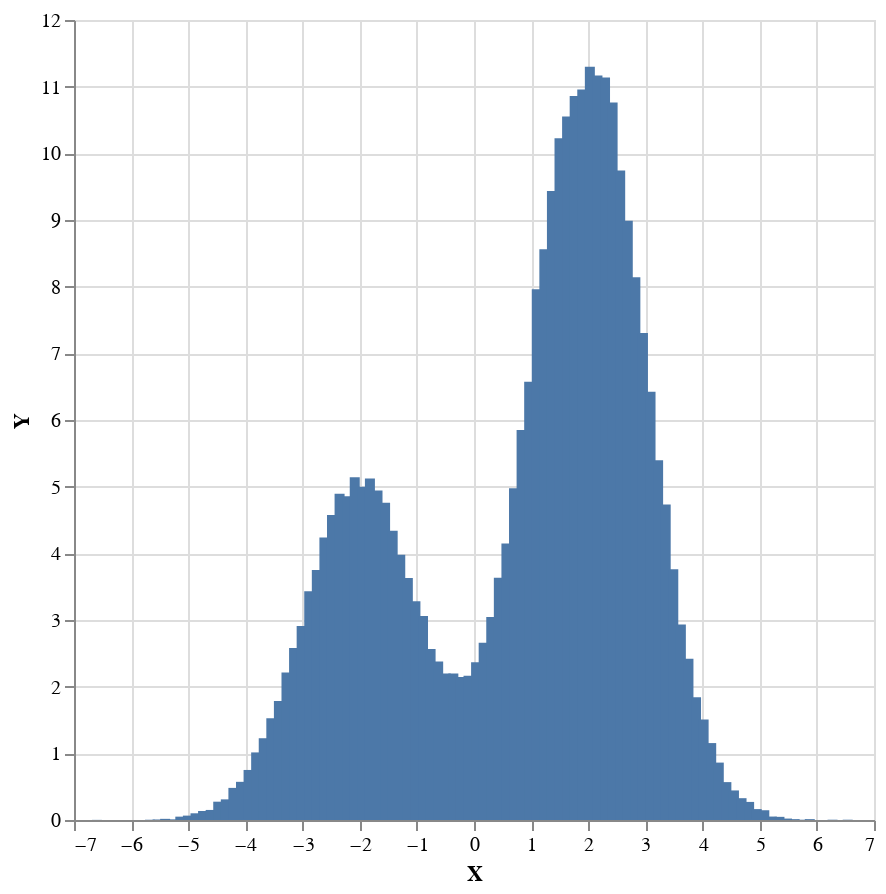

Notebook code cell kept with this figure:
### Code cell
sampler $ plot . histogramToList . histogram 100 <$> replicateM 100000 (weighted $ posteriorPredictive model [0.1,0.1])

### Figure 1 — Vega-Lite specification as saved in the notebook (floating-point values rounded to 4 significant figures)
{"$schema": "https://vega.github.io/schema/vega-lite/v4.json", "data": {"values": [{"X": -6.599, "Y": 0.001935}, {"X": -6.467, "Y": 0}, {"X": -6.334, "Y": 0}, {"X": -6.201, "Y": 0}, {"X": -6.069, "Y": 0}, {"X": -5.936, "Y": 0}, {"X": -5.803, "Y": 0}, {"X": -5.67, "Y": 0.003869}, {"X": -5.538, "Y": 0.007738}, {"X": -5.405, "Y": 0.01741}, {"X": -5.272, "Y": 0.009673}, {"X": -5.139, "Y": 0.0503}, {"X": -5.007, "Y": 0.06577}, {"X": -4.874, "Y": 0.1006}, {"X": -4.741, "Y": 0.1354}, {"X": -4.609, "Y": 0.1509}, {"X": -4.476, "Y": 0.2747}, {"X": -4.343, "Y": 0.3095}, {"X": -4.21, "Y": 0.4817}, {"X": -4.078, "Y": 0.5726}, {"X": -3.945, "Y": 0.7506}, {"X": -3.812, "Y": 1.014}, {"X": -3.68, "Y": 1.227}, {"X": -3.547, "Y": 1.526}, {"X": -3.414, "Y": 1.786}, {"X": -3.281, "Y": 2.211}, {"X": -3.149, "Y": 2.581}, {"X": -3.016, "Y": 2.912}, {"X": -2.883, "Y": 3.43}, {"X": -2.751, "Y": 3.749}, {"X": -2.618, "Y": 4.239}, {"X": -2.485, "Y": 4.573}, {"X": -2.352, "Y": 4.894}, {"X": -2.22, "Y": 4.858}, {"X": -2.087, "Y": 5.142}, {"X": -1.954, "Y": 4.997}, {"X": -1.821, "Y": 5.121}, {"X": -1.689, "Y": 4.944}, {"X": -1.556, "Y": 4.759}, {"X": -1.423, "Y": 4.338}, {"X": -1.291, "Y": 3.978}, {"X": -1.158, "Y": 3.631}, {"X": -1.025, "Y": 3.283}, {"X": -0.8924, "Y": 3.06}, {"X": -0.7597, "Y": 2.565}, {"X": -0.627, "Y": 2.378}, {"X": -0.4943, "Y": 2.198}, {"X": -0.3615, "Y": 2.198}, {"X": -0.2288, "Y": 2.143}, {"X": -0.09609, "Y": 2.162}, {"X": 0.03663, "Y": 2.368}, {"X": 0.1694, "Y": 2.658}, {"X": 0.3021, "Y": 3.046}, {"X": 0.4348, "Y": 3.632}, {"X": 0.5675, "Y": 4.147}, {"X": 0.7002, "Y": 4.975}, {"X": 0.833, "Y": 5.85}, {"X": 0.9657, "Y": 6.575}, {"X": 1.098, "Y": 7.962}, {"X": 1.231, "Y": 8.563}, {"X": 1.364, "Y": 9.435}, {"X": 1.497, "Y": 10.23}, {"X": 1.629, "Y": 10.55}, {"X": 1.762, "Y": 10.86}, {"X": 1.895, "Y": 10.96}, {"X": 2.027, "Y": 11.3}, {"X": 2.16, "Y": 11.17}, {"X": 2.293, "Y": 11.14}, {"X": 2.426, "Y": 10.76}, {"X": 2.558, "Y": 9.743}, {"X": 2.691, "Y": 8.99}, {"X": 2.824, "Y": 8.142}, {"X": 2.956, "Y": 7.306}, {"X": 3.089, "Y": 6.424}, {"X": 3.222, "Y": 5.395}, {"X": 3.355, "Y": 4.732}, {"X": 3.487, "Y": 3.763}, {"X": 3.62, "Y": 2.932}, {"X": 3.753, "Y": 2.42}, {"X": 3.886, "Y": 1.843}, {"X": 4.018, "Y": 1.507}, {"X": 4.151, "Y": 1.154}, {"X": 4.284, "Y": 0.8611}, {"X": 4.416, "Y": 0.5683}, {"X": 4.549, "Y": 0.4435}, {"X": 4.682, "Y": 0.3272}, {"X": 4.815, "Y": 0.2712}, {"X": 4.947, "Y": 0.1636}, {"X": 5.08, "Y": 0.1464}, {"X": 5.213, "Y": 0.05167}, {"X": 5.345, "Y": 0.04736}, {"X": 5.478, "Y": 0.02153}, {"X": 5.611, "Y": 0.01292}, {"X": 5.744, "Y": 0.004305}, {"X": 5.876, "Y": 0.01292}, {"X": 6.009, "Y": 0}, {"X": 6.142, "Y": 0}, {"X": 6.275, "Y": 0.004305}, {"X": 6.407, "Y": 0}, {"X": 6.54, "Y": 0.004305}]}, "encoding": {"x": {"field": "X", "type": "quantitative"}, "y": {"field": "Y", "type": "quantitative"}}, "height": 400, "mark": "bar", "width": 400}
